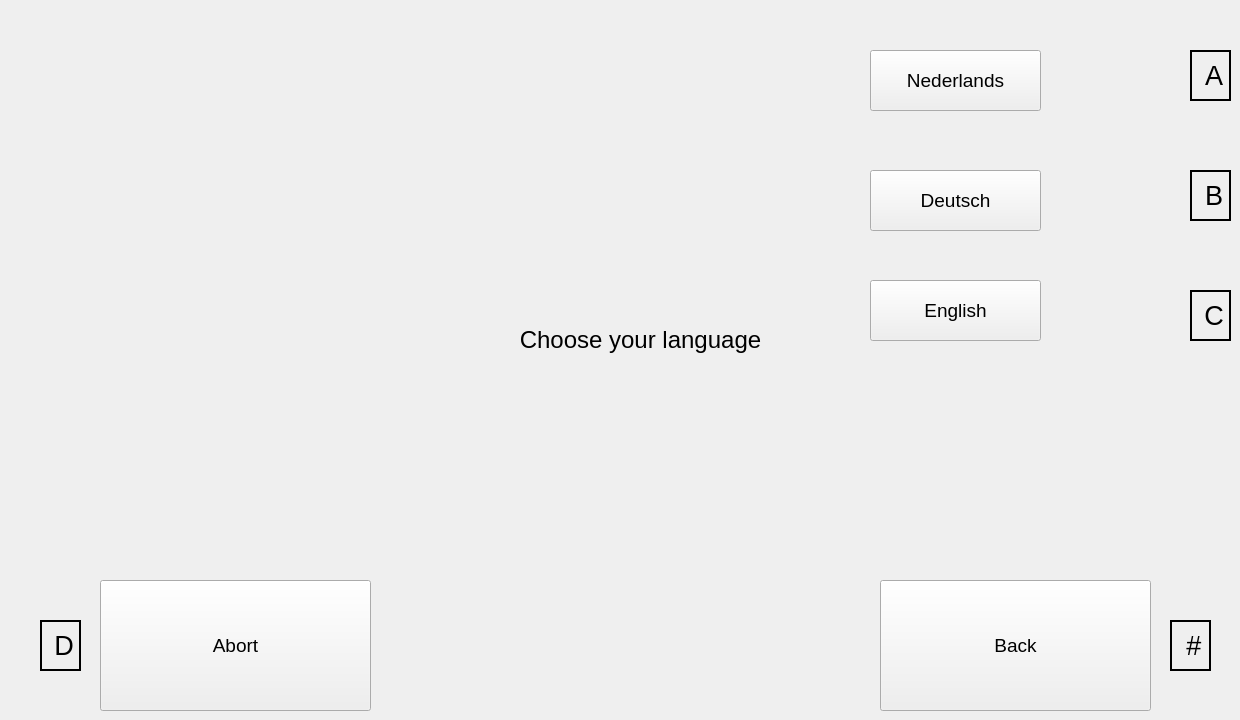
   <widget class="QWidget" name="taalScherm">
    <property name="enabled">
     <bool>true</bool>
    </property>
    <widget class="QPushButton" name="taal_optieNederlands_button">
     <property name="geometry">
      <rect>
       <x>870</x>
       <y>50</y>
       <width>171</width>
       <height>61</height>
      </rect>
     </property>
     <property name="sizePolicy">
      <sizepolicy hsizetype="Expanding" vsizetype="Expanding">
       <horstretch>0</horstretch>
       <verstretch>0</verstretch>
      </sizepolicy>
     </property>
     <property name="font">
      <font>
       <family>MS Shell Dlg 2</family>
       <pointsize>14</pointsize>
      </font>
     </property>
     <property name="text">
      <string>Nederlands</string>
     </property>
    </widget>
    <widget class="QPushButton" name="taal_optieEngels_button">
     <property name="geometry">
      <rect>
       <x>870</x>
       <y>280</y>
       <width>171</width>
       <height>61</height>
      </rect>
     </property>
     <property name="sizePolicy">
      <sizepolicy hsizetype="Expanding" vsizetype="Expanding">
       <horstretch>0</horstretch>
       <verstretch>0</verstretch>
      </sizepolicy>
     </property>
     <property name="font">
      <font>
       <family>MS Shell Dlg 2</family>
       <pointsize>14</pointsize>
      </font>
     </property>
     <property name="text">
      <string>English</string>
     </property>
    </widget>
    <widget class="QPushButton" name="taal_optieDuits_button">
     <property name="geometry">
      <rect>
       <x>870</x>
       <y>170</y>
       <width>171</width>
       <height>61</height>
      </rect>
     </property>
     <property name="font">
      <font>
       <family>MS Shell Dlg 2</family>
       <pointsize>14</pointsize>
      </font>
     </property>
     <property name="text">
      <string>Deutsch</string>
     </property>
    </widget>
    <widget class="QPushButton" name="taal_welkom_button">
     <property name="geometry">
      <rect>
       <x>100</x>
       <y>580</y>
       <width>271</width>
       <height>131</height>
      </rect>
     </property>
     <property name="sizePolicy">
      <sizepolicy hsizetype="Expanding" vsizetype="Expanding">
       <horstretch>0</horstretch>
       <verstretch>0</verstretch>
      </sizepolicy>
     </property>
     <property name="font">
      <font>
       <family>MS Shell Dlg 2</family>
       <pointsize>14</pointsize>
      </font>
     </property>
     <property name="text">
      <string>Abort</string>
     </property>
    </widget>
    <widget class="QPushButton" name="taal_hoofd_of_welkom_of_inlog_button">
     <property name="geometry">
      <rect>
       <x>880</x>
       <y>580</y>
       <width>271</width>
       <height>131</height>
      </rect>
     </property>
     <property name="sizePolicy">
      <sizepolicy hsizetype="Expanding" vsizetype="Expanding">
       <horstretch>0</horstretch>
       <verstretch>0</verstretch>
      </sizepolicy>
     </property>
     <property name="font">
      <font>
       <family>MS Shell Dlg 2</family>
       <pointsize>14</pointsize>
      </font>
     </property>
     <property name="text">
      <string>Back</string>
     </property>
    </widget>
    <widget class="QLabel" name="taal_duitsland_vlag">
     <property name="geometry">
      <rect>
       <x>1060</x>
       <y>140</y>
       <width>111</width>
       <height>111</height>
      </rect>
     </property>
     <property name="text">
      <string/>
     </property>
     <property name="pixmap">
      <pixmap>../../../plaatjes/duitsland_100.png</pixmap>
     </property>
     <property name="scaledContents">
      <bool>true</bool>
     </property>
    </widget>
    <widget class="QLabel" name="taal_engeland_vlag">
     <property name="geometry">
      <rect>
       <x>1060</x>
       <y>260</y>
       <width>111</width>
       <height>111</height>
      </rect>
     </property>
     <property name="text">
      <string/>
     </property>
     <property name="pixmap">
      <pixmap>../../../plaatjes/engeland_100.png</pixmap>
     </property>
     <property name="scaledContents">
      <bool>true</bool>
     </property>
    </widget>
    <widget class="QLabel" name="taal_nederland_vlag">
     <property name="geometry">
      <rect>
       <x>1060</x>
       <y>20</y>
       <width>111</width>
       <height>111</height>
      </rect>
     </property>
     <property name="text">
      <string/>
     </property>
     <property name="pixmap">
      <pixmap>../../../plaatjes/nederland_100.png</pixmap>
     </property>
     <property name="scaledContents">
      <bool>true</bool>
     </property>
    </widget>
    <widget class="QLabel" name="taal_label">
     <property name="geometry">
      <rect>
       <x>500</x>
       <y>290</y>
       <width>281</width>
       <height>101</height>
      </rect>
     </property>
     <property name="font">
      <font>
       <pointsize>18</pointsize>
      </font>
     </property>
     <property name="text">
      <string>&lt;html&gt;&lt;head/&gt;&lt;body&gt;&lt;p align=&quot;center&quot;&gt;Choose your language&lt;/p&gt;&lt;/body&gt;&lt;/html&gt;</string>
     </property>
    </widget>
    <widget class="QLabel" name="taal_logo">
     <property name="geometry">
      <rect>
       <x>30</x>
       <y>20</y>
       <width>211</width>
       <height>201</height>
      </rect>
     </property>
     <property name="text">
      <string/>
     </property>
     <property name="pixmap">
      <pixmap>../../../plaatjes/ANVI_LOGO_200PIX.png</pixmap>
     </property>
     <property name="scaledContents">
      <bool>true</bool>
     </property>
    </widget>
    <widget class="QLabel" name="taal_nederlands_label">
     <property name="geometry">
      <rect>
       <x>1190</x>
       <y>50</y>
       <width>41</width>
       <height>51</height>
      </rect>
     </property>
     <property name="font">
      <font>
       <pointsize>20</pointsize>
      </font>
     </property>
     <property name="frameShape">
      <enum>QFrame::Box</enum>
     </property>
     <property name="frameShadow">
      <enum>QFrame::Plain</enum>
     </property>
     <property name="lineWidth">
      <number>2</number>
     </property>
     <property name="text">
      <string>&lt;html&gt;&lt;head/&gt;&lt;body&gt;&lt;p align=&quot;center&quot;&gt;A&lt;/p&gt;&lt;/body&gt;&lt;/html&gt;</string>
     </property>
    </widget>
    <widget class="QLabel" name="taal_duitsland_label">
     <property name="geometry">
      <rect>
       <x>1190</x>
       <y>170</y>
       <width>41</width>
       <height>51</height>
      </rect>
     </property>
     <property name="font">
      <font>
       <pointsize>20</pointsize>
      </font>
     </property>
     <property name="frameShape">
      <enum>QFrame::Box</enum>
     </property>
     <property name="frameShadow">
      <enum>QFrame::Plain</enum>
     </property>
     <property name="lineWidth">
      <number>2</number>
     </property>
     <property name="text">
      <string>&lt;html&gt;&lt;head/&gt;&lt;body&gt;&lt;p align=&quot;center&quot;&gt;B&lt;/p&gt;&lt;/body&gt;&lt;/html&gt;</string>
     </property>
    </widget>
    <widget class="QLabel" name="taal_engeland_label">
     <property name="geometry">
      <rect>
       <x>1190</x>
       <y>290</y>
       <width>41</width>
       <height>51</height>
      </rect>
     </property>
     <property name="font">
      <font>
       <pointsize>20</pointsize>
      </font>
     </property>
     <property name="frameShape">
      <enum>QFrame::Box</enum>
     </property>
     <property name="frameShadow">
      <enum>QFrame::Plain</enum>
     </property>
     <property name="lineWidth">
      <number>2</number>
     </property>
     <property name="text">
      <string>&lt;html&gt;&lt;head/&gt;&lt;body&gt;&lt;p align=&quot;center&quot;&gt;C&lt;/p&gt;&lt;/body&gt;&lt;/html&gt;</string>
     </property>
    </widget>
    <widget class="QLabel" name="taal_back_label">
     <property name="geometry">
      <rect>
       <x>1170</x>
       <y>620</y>
       <width>41</width>
       <height>51</height>
      </rect>
     </property>
     <property name="font">
      <font>
       <pointsize>20</pointsize>
      </font>
     </property>
     <property name="frameShape">
      <enum>QFrame::Box</enum>
     </property>
     <property name="frameShadow">
      <enum>QFrame::Plain</enum>
     </property>
     <property name="lineWidth">
      <number>2</number>
     </property>
     <property name="text">
      <string>&lt;html&gt;&lt;head/&gt;&lt;body&gt;&lt;p align=&quot;center&quot;&gt;#&lt;/p&gt;&lt;/body&gt;&lt;/html&gt;</string>
     </property>
    </widget>
    <widget class="QLabel" name="taal_welkom_label">
     <property name="geometry">
      <rect>
       <x>40</x>
       <y>620</y>
       <width>41</width>
       <height>51</height>
      </rect>
     </property>
     <property name="font">
      <font>
       <pointsize>20</pointsize>
      </font>
     </property>
     <property name="frameShape">
      <enum>QFrame::Box</enum>
     </property>
     <property name="frameShadow">
      <enum>QFrame::Plain</enum>
     </property>
     <property name="lineWidth">
      <number>2</number>
     </property>
     <property name="text">
      <string>&lt;html&gt;&lt;head/&gt;&lt;body&gt;&lt;p align=&quot;center&quot;&gt;D&lt;/p&gt;&lt;/body&gt;&lt;/html&gt;</string>
     </property>
    </widget>
   </widget>
